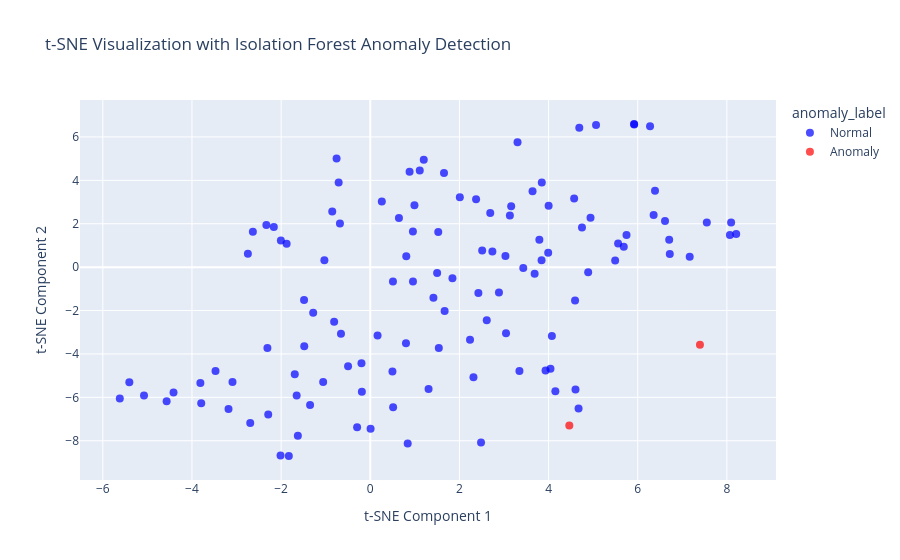
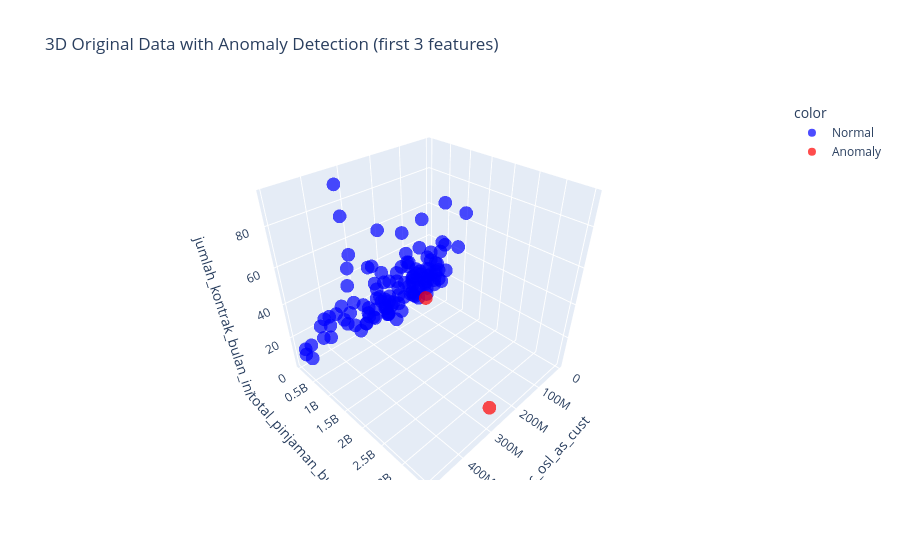
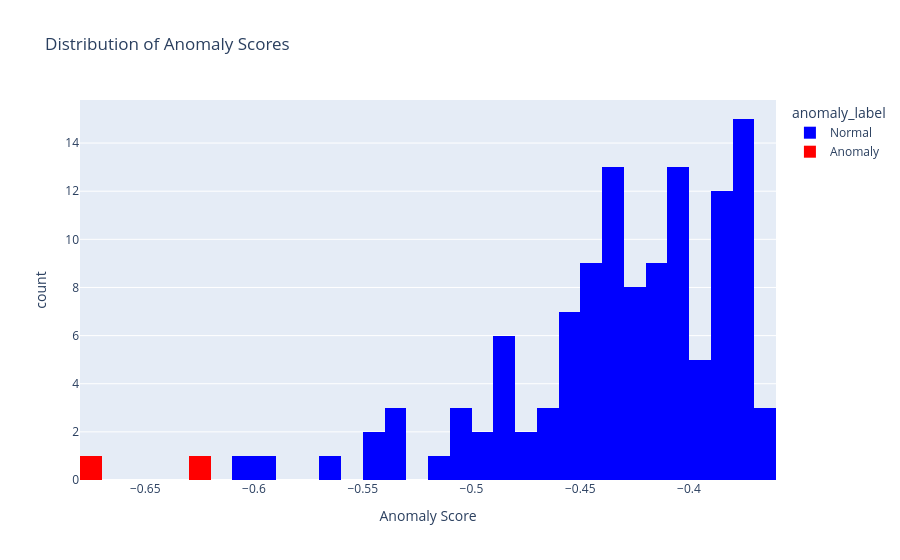

Notebook code cell kept with these figures, in order:
### Markdown cell above
### Pakai kolom tinggi korelasi & direduksi t-sne

### Code cell
df_result_tsne_selection, iso_forest_model_tsne_selection, tsne_model_tsne_selection = prepare_and_visualize_tsne_isolation_forest(df_selection)
